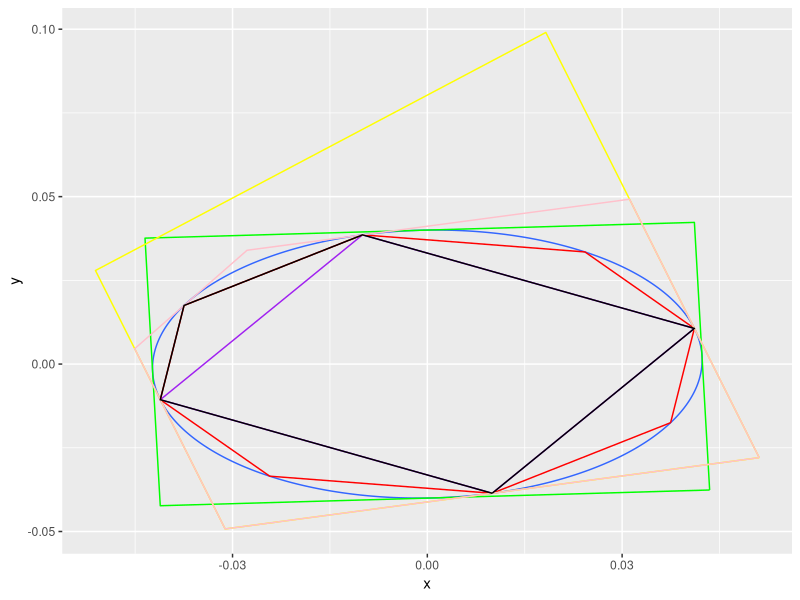

This chart was generated by the following R code: (Note: a time limit stopped this script after it produced the figure.)
library(ggplot2)

check_device <- function()
{
    while (!is.null(dev.list())) Sys.sleep(1)
}

phi <- function(t, ei_vals, ei_vecs) {
    phi_1 <- exp(Re(ei_vals[1])*t)*(cos(Im(ei_vals[1])*t)*Re(ei_vecs[,1]) - sin(Im(ei_vals[1])*t)*Im(ei_vecs[,1]))
    phi_2 <- exp(Re(ei_vals[2])*t)*(cos(Im(ei_vals[2])*t)*Im(ei_vecs[,2]) + sin(Im(ei_vals[2])*t)*Re(ei_vecs[,2]))
    a <- cbind(phi_1, phi_2)
    return(a)
}

pplot <- function(M, Color) {
    tmp <- M[1:nrow(M), chull(t(M))]
    data <- as.data.frame(t(cbind(tmp, tmp[,1])))
    colnames(data) <- c("x", "y")
    return(geom_path(data, mapping=aes(x=x, y=y, z=NULL), color=Color))
}

xsum <- function(h, vec) {
    return((solve(h)%*%vec) / c(sqrt(vec%*%(solve(h)%*%vec))))
}


print("A:")
A_tilde <- matrix(c(2*sqrt(2), 2*sqrt(2), -sqrt(2), 0), 2)
delta <- 0.04
A_tilde

print("eigen (normalized)...")
ei <- eigen(A_tilde)
ei_vals <- ei$values
ei_vecs <- ei$vectors
print("ei_vals:")
ei_vals
print("ei_vecs:")
ei_vecs

print("phi(0): ")
phi(0, ei_vals, ei_vecs)
print("phi(delta): ")
phi(delta, ei_vals, ei_vecs)

print("PHI(delta)PHI^{-1}(0):")
A <- phi(delta, ei_vals, ei_vecs)%*%solve(phi(0, ei_vals, ei_vecs))
print(A)

print("B:")
B <- (A - diag(2))%*%solve(A_tilde)
B
print("V:")
V <- matrix(c(1, 1, -1, 1, 1, -1, -1, -1), 2)
V
print("U:")
U <- B%*%V
U
print("H:")
H <- t(solve(B))%*%diag(2)%*%solve(B)
H

x<-seq(-0.1, 0.1, length=1000)
y<-seq(-0.1, 0.1, length=1000)
z<-outer(x, y, function(x,y) H[1, 1]*x^2 + H[2, 2]*y^2 + H[1, 2]*2*x*y -1)

df <- data.frame(expand.grid(x = x, y = y), z = c(z)) 
window <- ggplot(df, aes(x = x, y = y, z = z)) +
  geom_contour(aes(z = z), breaks = 0)

# outer 4
window <- window + pplot(U, "green")

ei <- eigen(H)
ei_vals <- ei$values
ei_vecs <- ei$vectors

print("p1:")
p1 <- Re(ei_vecs[,1])
p1
print("p2:")
p2 <- Re(ei_vecs[,2])
p2

print("xp1:")
xp1 <- xsum(H, p1)
xp1
print("xp2:")
xp2 <- xsum(H, p2)
xp2

X <- matrix(c(xp1, xp2, -xp1, -xp2), 2)
X
# inner 4
window <- window + pplot(X, "purple")

P <- matrix(c(X, xsum(H, X[,2] + X[,1]), xsum(H, X[,3] + X[,2]), xsum(H, X[,4] + X[,3]),
              xsum(H, X[,4] + X[,1])), 2)
P
# inner 8
window <- window + pplot(P, "red")

print("p:")
p <- matrix(c(p1, p2, -p1, -p2, p1), 2)
p

print("new U")
U <- cbind(X, X[,1])
U
U_out <- matrix(c(0, 0), 2)
U_out

for(i in 1:(ncol(U)-1))
{
    print(paste("Iteration(i) =", i))
    tmp <- solve(t(P[1:2, i:(i+1)]))%*%c(t(P[,i])%*%U[,i], t(P[,i+1])%*%U[,i+1])
    print(tmp)
    U_out <- cbind(U_out, tmp)
    print(U_out)
}
U_out
window <- window + pplot(U_out, "yellow")

print("U: new")
U <- U[, -ncol(U)]
U <- cbind(U, xsum(H, P[, 1] + P[, 2]))
U

print("TEST U_5")
U_5 <- U[1:nrow(U), chull(t(U))]
U_5 <- cbind(U_5, U_5[, 1])
U_5

print("p: new")
p <- p[, -ncol(p)]
p <- cbind(p, p[, 1] + p[, 2])
p
print("p_5")
p_5 <- p[1:nrow(p), chull(t(p))]
p_5 <- cbind(p_5, p_5[, 1])
p_5

U_out_5 <- matrix(c(0, 0), 2)
U_out_5

for(i in 1:(ncol(U)))
{
    print(paste("Iteration(i) =", i))
    tmp <- solve(t(p_5[1:2, i:(i+1)]))%*%c(t(p_5[,i])%*%U_5[,i], t(p_5[,i+1])%*%U_5[,i+1])
    print(tmp)
    U_out_5 <- cbind(U_out_5, tmp)
    print(U_out_5)
}
U_out_5
# outer 5
window <- window + pplot(U_out_5, "pink")    

# inner 5
window <- window + pplot(U_5[, -ncol(U_5)], "black")

X11()
window
check_device()
